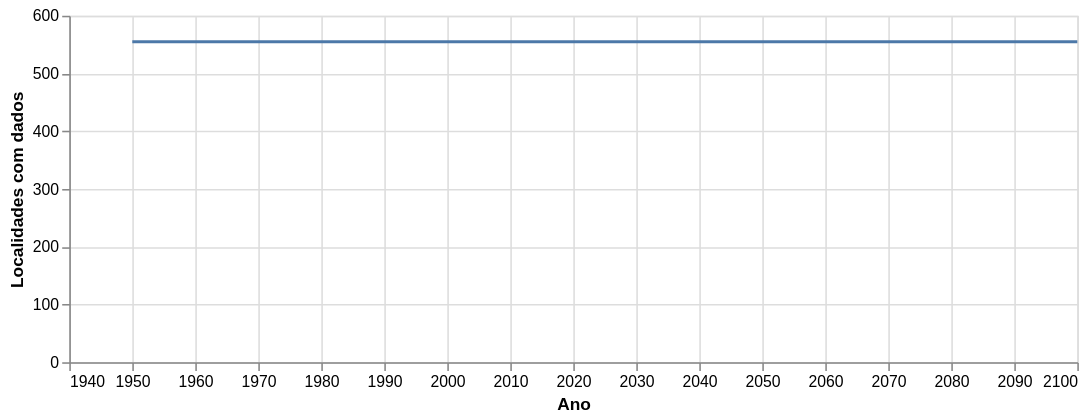

Source (notebook cell):
### Markdown cell above
Localidades por ano. O número de países é constante em todo o período; o que muda é a quantidade de linhas por ano, que depende de quantos agregados têm dados.

### Code cell
por_ano = (
    medium.dropna(subset=["TFR"])
    .groupby("Time")
    .agg(localidades=("LocID", "nunique"))
    .reset_index()
)

alt.Chart(por_ano).mark_line(strokeWidth=2).encode(
    x=alt.X("Time:Q", title="Ano", axis=alt.Axis(format="d")),
    y=alt.Y("localidades:Q", title="Localidades com dados"),
    tooltip=["Time:Q", "localidades:Q"],
).properties(width=640, height=220)

### Figure 1 — Vega-Lite specification as saved in the notebook (floating-point values rounded to 4 significant figures; data arrays with more than 128 entries replaced by an {"elided": "..."} marker saying what was removed)
{"config": {"view": {"continuousWidth": 300, "continuousHeight": 300}}, "data": {"name": "data-f15e8c890613e87bb524db599971b9ea"}, "mark": {"type": "line", "strokeWidth": 2}, "encoding": {"tooltip": [{"field": "Time", "type": "quantitative"}, {"field": "localidades", "type": "quantitative"}], "x": {"axis": {"format": "d"}, "field": "Time", "title": "Ano", "type": "quantitative"}, "y": {"field": "localidades", "title": "Localidades com dados", "type": "quantitative"}}, "height": 220, "width": 640, "$schema": "https://vega.github.io/schema/vega-lite/v6.4.1.json", "datasets": {"data-f15e8c890613e87bb524db599971b9ea": {"elided": "151 records"}}}
